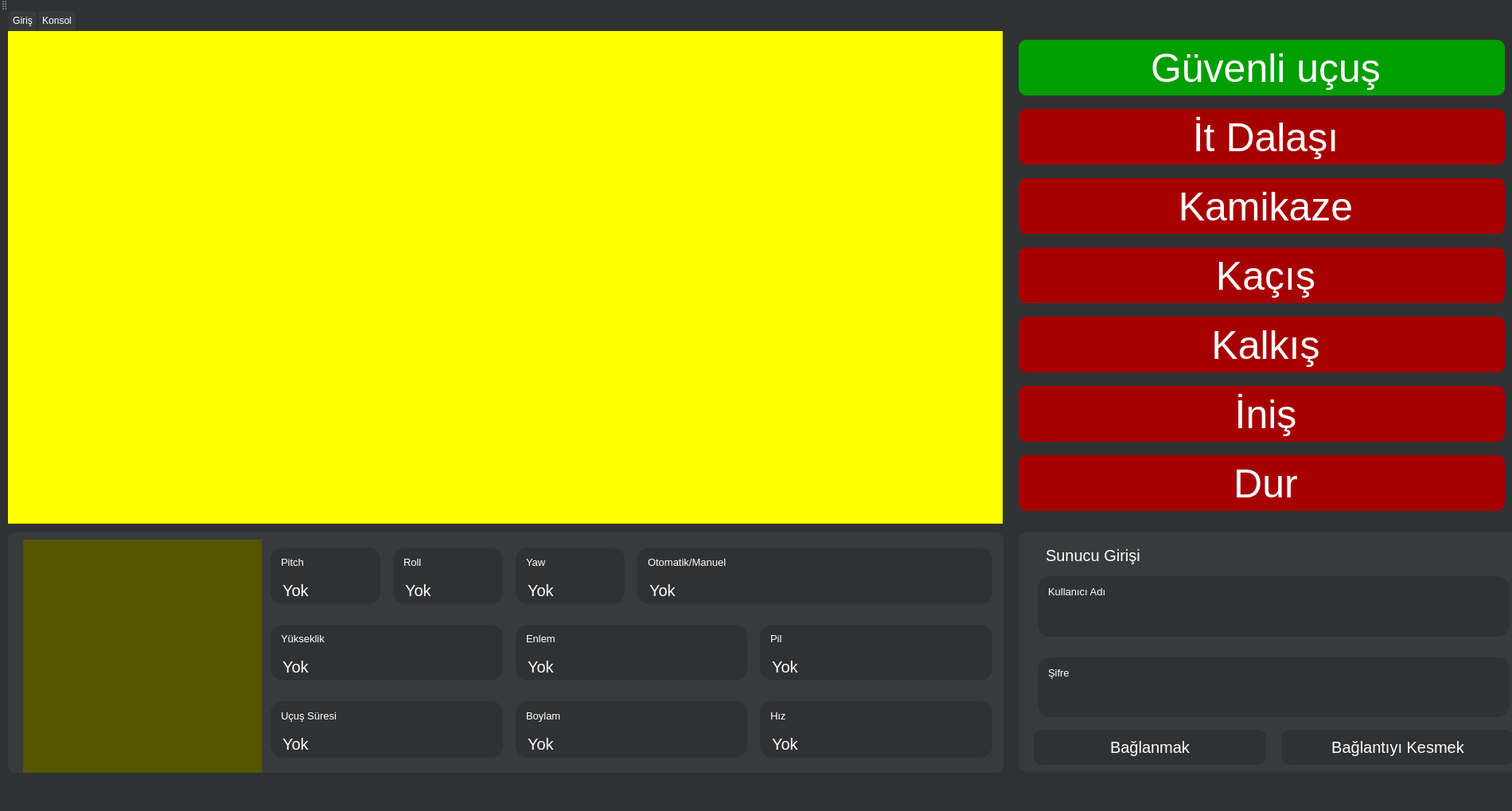
<?xml version="1.0" encoding="UTF-8"?>
<ui version="4.0">
 <class>MainWindow</class>
 <widget class="QMainWindow" name="MainWindow">
  <property name="geometry">
   <rect>
    <x>0</x>
    <y>0</y>
    <width>1900</width>
    <height>1019</height>
   </rect>
  </property>
  <property name="sizePolicy">
   <sizepolicy hsizetype="Preferred" vsizetype="Preferred">
    <horstretch>0</horstretch>
    <verstretch>10</verstretch>
   </sizepolicy>
  </property>
  <property name="windowTitle">
   <string>MainWindow</string>
  </property>
  <property name="styleSheet">
   <string notr="true">*{
color: rgb(255, 255, 255);
background: rgb(48, 49, 51);
border:  0px;
}

#combatButton, #safeFlyButton, #landButton,
#kamikazeButton, #stopButton,
#escapeButton, #takeOffButton {border-radius: 10px; height:70px}
#frame_2, #frame_3, #gridFrame, #connect, #disconnect, #verticalFrame_12 {border-radius: 10px;}

#frame_3{margin-bottom:20px;}

#connect, #disconnect{padding: 10px;}

#gridFrame, #verticalFrame_12, #label_2{	background: rgb(55, 59, 60)}



#label_4, #label, #username, #password, #label_3, #label_15, #label_11, #label_5, #label_17, #label_13, #label_23, #label_21, #label_19, #label_22, #speed, #battery, #roll, #height, #latitude, #pitch, #flightTime, #longitude, #yaw, #durum{
	background: rgb(48, 49, 51);
	margin-left:5px;
	margin-right:5px;}

#label_4, #label, #label_3, #label_15, #label_11, #label_5, #label_17, #label_13, #label_23, #label_21, #label_19, #label_22 {
	border-top-left-radius: 15px;
    border-top-right-radius: 15px;
	margin-top:10px;}

#username, #password, #speed, #battery, #roll, #height, #latitude, #pitch, #flightTime, #longitude, #yaw, #durum{
	border-bottom-left-radius: 15px;
    border-bottom-right-radius: 15px;
	margin-bottom: 10px}

QTabBar::tab:first {margin-left:10px}

QTabBar::tab {
	background: rgb(55, 59, 60);
    color: white;
    padding: 5px;
    border: 1px solid rgb(48, 49, 51);
    border-top-left-radius: 4px;
    border-top-right-radius: 4px;
}</string>
  </property>
  <widget class="QWidget" name="centralwidget">
   <property name="styleSheet">
    <string notr="true">padding-left:10px;</string>
   </property>
   <widget class="QTabWidget" name="tabWidget">
    <property name="geometry">
     <rect>
      <x>0</x>
      <y>0</y>
      <width>1921</width>
      <height>1041</height>
     </rect>
    </property>
    <property name="sizePolicy">
     <sizepolicy hsizetype="Maximum" vsizetype="Expanding">
      <horstretch>0</horstretch>
      <verstretch>0</verstretch>
     </sizepolicy>
    </property>
    <property name="styleSheet">
     <string notr="true"/>
    </property>
    <property name="currentIndex">
     <number>0</number>
    </property>
    <widget class="QWidget" name="tab">
     <attribute name="title">
      <string>Giriş</string>
     </attribute>
     <widget class="QFrame" name="gridFrame">
      <property name="geometry">
       <rect>
        <x>0</x>
        <y>630</y>
        <width>1251</width>
        <height>302</height>
       </rect>
      </property>
      <layout class="QGridLayout" name="gridLayout">
       <item row="0" column="0">
        <widget class="QFrame" name="frame_3">
         <property name="sizePolicy">
          <sizepolicy hsizetype="Fixed" vsizetype="Fixed">
           <horstretch>0</horstretch>
           <verstretch>0</verstretch>
          </sizepolicy>
         </property>
         <property name="minimumSize">
          <size>
           <width>300</width>
           <height>300</height>
          </size>
         </property>
         <property name="styleSheet">
          <string notr="true">background: rgb(85, 85, 0);</string>
         </property>
         <property name="frameShape">
          <enum>QFrame::StyledPanel</enum>
         </property>
         <property name="frameShadow">
          <enum>QFrame::Raised</enum>
         </property>
         <widget class="QLabel" name="label_6">
          <property name="geometry">
           <rect>
            <x>-250</x>
            <y>-280</y>
            <width>1281</width>
            <height>641</height>
           </rect>
          </property>
          <property name="text">
           <string/>
          </property>
          <property name="pixmap">
           <pixmap>../harita.jpg</pixmap>
          </property>
         </widget>
        </widget>
       </item>
       <item row="0" column="1">
        <layout class="QGridLayout" name="gridLayout_2">
         <item row="0" column="0">
          <layout class="QGridLayout" name="gridLayout_3">
           <item row="3" column="0" colspan="2">
            <layout class="QVBoxLayout" name="verticalLayout_13">
             <property name="spacing">
              <number>0</number>
             </property>
             <item>
              <widget class="QLabel" name="label_23">
               <property name="styleSheet">
                <string notr="true">font-size: 13px;</string>
               </property>
               <property name="text">
                <string>Uçuş Süresi</string>
               </property>
              </widget>
             </item>
             <item>
              <widget class="QLabel" name="flightTime">
               <property name="styleSheet">
                <string notr="true">font-size: 20px;</string>
               </property>
               <property name="text">
                <string>Yok</string>
               </property>
              </widget>
             </item>
            </layout>
           </item>
           <item row="0" column="2">
            <layout class="QVBoxLayout" name="verticalLayout_11">
             <property name="spacing">
              <number>0</number>
             </property>
             <item>
              <widget class="QLabel" name="label_19">
               <property name="styleSheet">
                <string notr="true">font-size: 13px;</string>
               </property>
               <property name="text">
                <string>Yaw</string>
               </property>
              </widget>
             </item>
             <item>
              <widget class="QLabel" name="yaw">
               <property name="styleSheet">
                <string notr="true">font-size: 20px;</string>
               </property>
               <property name="text">
                <string>Yok</string>
               </property>
              </widget>
             </item>
            </layout>
           </item>
           <item row="3" column="4" colspan="2">
            <layout class="QVBoxLayout" name="verticalLayout_3">
             <property name="spacing">
              <number>0</number>
             </property>
             <item>
              <widget class="QLabel" name="label_3">
               <property name="styleSheet">
                <string notr="true">font-size: 13px;</string>
               </property>
               <property name="text">
                <string>Hız</string>
               </property>
              </widget>
             </item>
             <item>
              <widget class="QLabel" name="speed">
               <property name="styleSheet">
                <string notr="true">font-size: 20px;</string>
               </property>
               <property name="text">
                <string>Yok</string>
               </property>
              </widget>
             </item>
            </layout>
           </item>
           <item row="2" column="0" colspan="2">
            <layout class="QVBoxLayout" name="verticalLayout_4">
             <property name="spacing">
              <number>0</number>
             </property>
             <item>
              <widget class="QLabel" name="label_5">
               <property name="styleSheet">
                <string notr="true">font-size: 13px;</string>
               </property>
               <property name="text">
                <string>Yükseklik</string>
               </property>
              </widget>
             </item>
             <item>
              <widget class="QLabel" name="height">
               <property name="styleSheet">
                <string notr="true">font-size: 20px;</string>
               </property>
               <property name="text">
                <string>Yok</string>
               </property>
              </widget>
             </item>
            </layout>
           </item>
           <item row="2" column="2" colspan="2">
            <layout class="QVBoxLayout" name="verticalLayout_10">
             <property name="spacing">
              <number>0</number>
             </property>
             <item>
              <widget class="QLabel" name="label_17">
               <property name="styleSheet">
                <string notr="true">font-size: 13px;</string>
               </property>
               <property name="text">
                <string>Enlem</string>
               </property>
              </widget>
             </item>
             <item>
              <widget class="QLabel" name="latitude">
               <property name="styleSheet">
                <string notr="true">font-size: 20px;</string>
               </property>
               <property name="text">
                <string>Yok</string>
               </property>
              </widget>
             </item>
            </layout>
           </item>
           <item row="3" column="2" colspan="2">
            <layout class="QVBoxLayout" name="verticalLayout_12">
             <property name="spacing">
              <number>0</number>
             </property>
             <item>
              <widget class="QLabel" name="label_21">
               <property name="styleSheet">
                <string notr="true">font-size: 13px;</string>
               </property>
               <property name="text">
                <string>Boylam</string>
               </property>
              </widget>
             </item>
             <item>
              <widget class="QLabel" name="longitude">
               <property name="styleSheet">
                <string notr="true">font-size: 20px;</string>
               </property>
               <property name="text">
                <string>Yok</string>
               </property>
              </widget>
             </item>
            </layout>
           </item>
           <item row="0" column="1">
            <layout class="QVBoxLayout" name="verticalLayout_7">
             <property name="spacing">
              <number>0</number>
             </property>
             <item>
              <widget class="QLabel" name="label_11">
               <property name="styleSheet">
                <string notr="true">font-size: 13px;</string>
               </property>
               <property name="text">
                <string>Roll</string>
               </property>
              </widget>
             </item>
             <item>
              <widget class="QLabel" name="roll">
               <property name="styleSheet">
                <string notr="true">font-size: 20px;</string>
               </property>
               <property name="text">
                <string>Yok</string>
               </property>
              </widget>
             </item>
            </layout>
           </item>
           <item row="2" column="4" colspan="2">
            <layout class="QVBoxLayout" name="verticalLayout_9">
             <property name="spacing">
              <number>0</number>
             </property>
             <item>
              <widget class="QLabel" name="label_15">
               <property name="styleSheet">
                <string notr="true">font-size: 13px;</string>
               </property>
               <property name="text">
                <string>Pil</string>
               </property>
              </widget>
             </item>
             <item>
              <widget class="QLabel" name="battery">
               <property name="styleSheet">
                <string notr="true">font-size: 20px;</string>
               </property>
               <property name="text">
                <string>Yok</string>
               </property>
              </widget>
             </item>
            </layout>
           </item>
           <item row="0" column="3" colspan="3">
            <layout class="QVBoxLayout" name="verticalLayout_16">
             <property name="spacing">
              <number>0</number>
             </property>
             <item>
              <widget class="QLabel" name="label_22">
               <property name="styleSheet">
                <string notr="true">font-size: 13px;</string>
               </property>
               <property name="text">
                <string>Otomatik/Manuel</string>
               </property>
              </widget>
             </item>
             <item>
              <widget class="QLabel" name="durum">
               <property name="styleSheet">
                <string notr="true">font-size: 20px;</string>
               </property>
               <property name="text">
                <string>Yok</string>
               </property>
              </widget>
             </item>
            </layout>
           </item>
           <item row="0" column="0">
            <layout class="QVBoxLayout" name="verticalLayout_8" stretch="0,0">
             <property name="spacing">
              <number>0</number>
             </property>
             <item>
              <widget class="QLabel" name="label_13">
               <property name="styleSheet">
                <string notr="true">font-size: 13px;</string>
               </property>
               <property name="text">
                <string>Pitch</string>
               </property>
              </widget>
             </item>
             <item>
              <widget class="QLabel" name="pitch">
               <property name="styleSheet">
                <string notr="true">font-size: 20px;</string>
               </property>
               <property name="text">
                <string>Yok</string>
               </property>
              </widget>
             </item>
            </layout>
           </item>
          </layout>
         </item>
        </layout>
       </item>
      </layout>
     </widget>
     <widget class="QFrame" name="verticalFrame_12">
      <property name="geometry">
       <rect>
        <x>1270</x>
        <y>630</y>
        <width>631</width>
        <height>301</height>
       </rect>
      </property>
      <layout class="QVBoxLayout" name="verticalLayout_14">
       <item>
        <widget class="QLabel" name="label_2">
         <property name="enabled">
          <bool>true</bool>
         </property>
         <property name="sizePolicy">
          <sizepolicy hsizetype="Preferred" vsizetype="Fixed">
           <horstretch>0</horstretch>
           <verstretch>0</verstretch>
          </sizepolicy>
         </property>
         <property name="minimumSize">
          <size>
           <width>0</width>
           <height>30</height>
          </size>
         </property>
         <property name="maximumSize">
          <size>
           <width>16777215</width>
           <height>20</height>
          </size>
         </property>
         <property name="styleSheet">
          <string notr="true">font-size: 20px;</string>
         </property>
         <property name="text">
          <string>Sunucu Girişi</string>
         </property>
        </widget>
       </item>
       <item>
        <layout class="QVBoxLayout" name="verticalLayout_15">
         <property name="spacing">
          <number>0</number>
         </property>
         <item>
          <widget class="QLabel" name="label_4">
           <property name="styleSheet">
            <string notr="true">font-size: 13px;</string>
           </property>
           <property name="text">
            <string>Kullanıcı Adı</string>
           </property>
          </widget>
         </item>
         <item>
          <widget class="QLineEdit" name="username">
           <property name="styleSheet">
            <string notr="true">font-size: 30px;</string>
           </property>
          </widget>
         </item>
        </layout>
       </item>
       <item>
        <layout class="QVBoxLayout" name="verticalLayout">
         <property name="spacing">
          <number>0</number>
         </property>
         <item>
          <widget class="QLabel" name="label">
           <property name="styleSheet">
            <string notr="true">font-size: 13px;</string>
           </property>
           <property name="text">
            <string>Şifre</string>
           </property>
          </widget>
         </item>
         <item>
          <widget class="QLineEdit" name="password">
           <property name="styleSheet">
            <string notr="true">font-size: 30px;</string>
           </property>
          </widget>
         </item>
        </layout>
       </item>
       <item>
        <layout class="QHBoxLayout" name="horizontalLayout">
         <property name="spacing">
          <number>20</number>
         </property>
         <item>
          <widget class="QPushButton" name="connect">
           <property name="styleSheet">
            <string notr="true">font-size: 20px;</string>
           </property>
           <property name="text">
            <string>Bağlanmak</string>
           </property>
          </widget>
         </item>
         <item>
          <widget class="QPushButton" name="disconnect">
           <property name="styleSheet">
            <string notr="true">font-size: 20px;</string>
           </property>
           <property name="text">
            <string>Bağlantıyı Kesmek</string>
           </property>
          </widget>
         </item>
        </layout>
       </item>
      </layout>
     </widget>
     <widget class="QFrame" name="frame_2">
      <property name="geometry">
       <rect>
        <x>0</x>
        <y>-2</y>
        <width>1251</width>
        <height>621</height>
       </rect>
      </property>
      <property name="sizePolicy">
       <sizepolicy hsizetype="Fixed" vsizetype="Ignored">
        <horstretch>255</horstretch>
        <verstretch>200</verstretch>
       </sizepolicy>
      </property>
      <property name="minimumSize">
       <size>
        <width>80</width>
        <height>100</height>
       </size>
      </property>
      <property name="autoFillBackground">
       <bool>false</bool>
      </property>
      <property name="styleSheet">
       <string notr="true">min-width: 70%;
min-height: 100%;
background: rgb(255,255,0);</string>
      </property>
      <widget class="QLabel" name="label_7">
       <property name="geometry">
        <rect>
         <x>-330</x>
         <y>-450</y>
         <width>1701</width>
         <height>1211</height>
        </rect>
       </property>
       <property name="text">
        <string/>
       </property>
       <property name="pixmap">
        <pixmap>resim/ucak2.png</pixmap>
       </property>
      </widget>
     </widget>
     <widget class="QFrame" name="frame">
      <property name="geometry">
       <rect>
        <x>1250</x>
        <y>-10</y>
        <width>641</width>
        <height>631</height>
       </rect>
      </property>
      <property name="sizePolicy">
       <sizepolicy hsizetype="Fixed" vsizetype="Preferred">
        <horstretch>0</horstretch>
        <verstretch>0</verstretch>
       </sizepolicy>
      </property>
      <property name="minimumSize">
       <size>
        <width>200</width>
        <height>0</height>
       </size>
      </property>
      <property name="styleSheet">
       <string notr="true"/>
      </property>
      <property name="frameShape">
       <enum>QFrame::StyledPanel</enum>
      </property>
      <property name="frameShadow">
       <enum>QFrame::Raised</enum>
      </property>
      <widget class="QWidget" name="verticalLayoutWidget_2">
       <property name="geometry">
        <rect>
         <x>20</x>
         <y>10</y>
         <width>611</width>
         <height>621</height>
        </rect>
       </property>
       <layout class="QVBoxLayout" name="verticalLayout_2">
        <item>
         <widget class="QPushButton" name="safeFlyButton">
          <property name="styleSheet">
           <string notr="true">background: rgb(0, 158, 0);
font-size: 50px;
color: rgb(255, 255, 255)</string>
          </property>
          <property name="text">
           <string>Güvenli uçuş</string>
          </property>
         </widget>
        </item>
        <item>
         <widget class="QPushButton" name="combatButton">
          <property name="enabled">
           <bool>true</bool>
          </property>
          <property name="sizePolicy">
           <sizepolicy hsizetype="Minimum" vsizetype="Fixed">
            <horstretch>100</horstretch>
            <verstretch>0</verstretch>
           </sizepolicy>
          </property>
          <property name="minimumSize">
           <size>
            <width>0</width>
            <height>0</height>
           </size>
          </property>
          <property name="styleSheet">
           <string notr="true">background: rgb(167, 0, 0);
font-size: 50px;
color: rgb(255, 255, 255);</string>
          </property>
          <property name="text">
           <string>İt Dalaşı</string>
          </property>
         </widget>
        </item>
        <item>
         <widget class="QPushButton" name="kamikazeButton">
          <property name="sizePolicy">
           <sizepolicy hsizetype="Minimum" vsizetype="Fixed">
            <horstretch>100</horstretch>
            <verstretch>0</verstretch>
           </sizepolicy>
          </property>
          <property name="maximumSize">
           <size>
            <width>111111</width>
            <height>16777215</height>
           </size>
          </property>
          <property name="styleSheet">
           <string notr="true">background: rgb(167, 0, 0);
font-size: 50px;
color: rgb(255, 255, 255);</string>
          </property>
          <property name="text">
           <string>Kamikaze</string>
          </property>
         </widget>
        </item>
        <item>
         <widget class="QPushButton" name="escapeButton">
          <property name="styleSheet">
           <string notr="true">background: rgb(167, 0, 0);
font-size: 50px;
color: rgb(255, 255, 255);</string>
          </property>
          <property name="text">
           <string>Kaçış</string>
          </property>
         </widget>
        </item>
        <item>
         <widget class="QPushButton" name="takeOffButton">
          <property name="styleSheet">
           <string notr="true">background: rgb(167, 0, 0);
font-size: 50px;
color: rgb(255, 255, 255);</string>
          </property>
          <property name="text">
           <string>Kalkış</string>
          </property>
         </widget>
        </item>
        <item>
         <widget class="QPushButton" name="landButton">
          <property name="styleSheet">
           <string notr="true">background: rgb(167, 0, 0);
font-size: 50px;
color: rgb(255, 255, 255);</string>
          </property>
          <property name="text">
           <string>İniş</string>
          </property>
         </widget>
        </item>
        <item>
         <widget class="QPushButton" name="stopButton">
          <property name="styleSheet">
           <string notr="true">background: rgb(167, 0, 0);
font-size: 50px;
color: rgb(255, 255, 255);</string>
          </property>
          <property name="text">
           <string>Dur</string>
          </property>
         </widget>
        </item>
       </layout>
      </widget>
     </widget>
    </widget>
    <widget class="QWidget" name="tab_2">
     <attribute name="title">
      <string>Konsol</string>
     </attribute>
    </widget>
   </widget>
  </widget>
  <widget class="QMenuBar" name="menubar">
   <property name="geometry">
    <rect>
     <x>0</x>
     <y>0</y>
     <width>1900</width>
     <height>26</height>
    </rect>
   </property>
  </widget>
  <widget class="QToolBar" name="toolBar">
   <property name="windowTitle">
    <string>toolBar</string>
   </property>
   <attribute name="toolBarArea">
    <enum>TopToolBarArea</enum>
   </attribute>
   <attribute name="toolBarBreak">
    <bool>false</bool>
   </attribute>
  </widget>
 </widget>
 <resources/>
 <connections/>
</ui>
